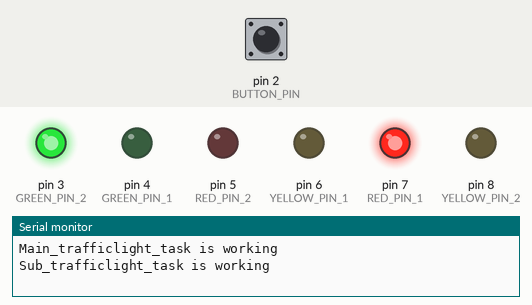
Recording of a sketch running on a simulated Arduino Uno, built with avr-gcc and run on an emulated ATmega328P. Parts: output pins drawn as LEDs (lit = HIGH), the last lines printed to the serial monitor. The inputs (shaded band) are chosen by the test bench; at power-on: pin 2 (BUTTON_PIN) HIGH. At 8.5 s the program stops and its outputs stay as they are.

Above: at 5.0 s.
5.1 s: pin 2 (BUTTON_PIN) pulled LOW for 0.15 s
At 6.3 s:
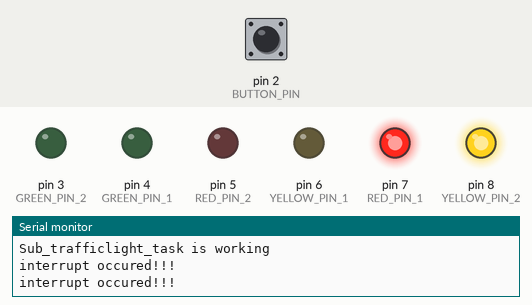
At 7.5 s:
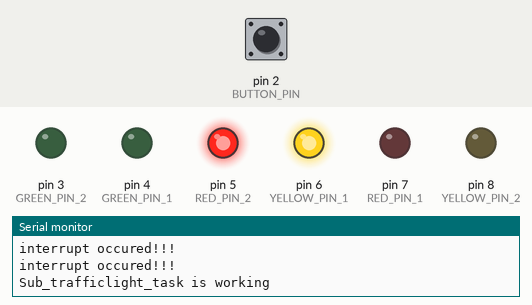
8.2 s: pin 2 (BUTTON_PIN) driven LOW
At 8.7 s:
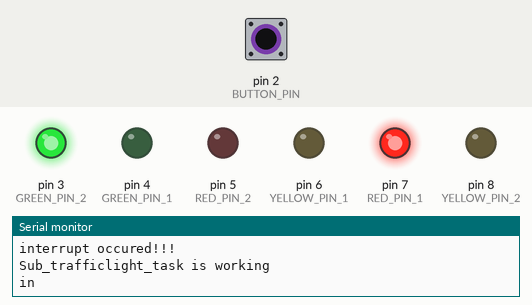
Timing chart, 0 to 10.0 s (numbered marks = the images above; inputs shaded):
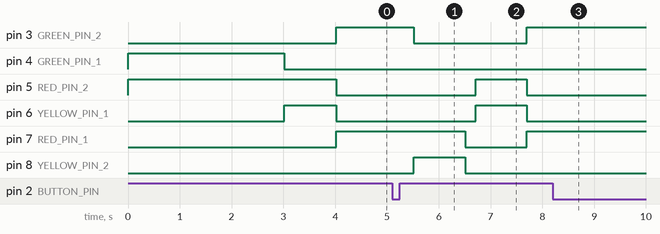

Measured:
- after the input at 5.1 s, pin 4 (GREEN_PIN_1): stays LOW (without the input it goes to HIGH after 1.5 s); pin 5 (RED_PIN_2): LOW → HIGH after 1.6 s instead of 1.5 s; pin 6 (YELLOW_PIN_1): LOW → HIGH after 1.6 s, → LOW 0.99 s later
- after the input at 8.2 s, pin 3 (GREEN_PIN_2): stays HIGH (without the input it goes to LOW after 1.0 s); pin 8 (YELLOW_PIN_2): stays LOW (without the input it goes to HIGH after 1.0 s)

The sketch:

semaphore_traffic_lights.ino
```cpp
#include <Arduino_FreeRTOS.h>
#include <task.h>
#include <semphr.h>
#define RED_PIN_1 7
#define YELLOW_PIN_1 6
#define GREEN_PIN_1 4
#define RED_PIN_2 5
#define YELLOW_PIN_2 8
#define GREEN_PIN_2 3
#define BUTTON_PIN 2
volatile int buttonFlag;
int lastButtonState = 1;
long unsigned int lastPress;
int debounceTime = 20;
TaskHandle_t task1Handle;   //create handles for task1
// Define the delay times for the traffic light phases
#define PHASE_1_DELAY 3000  // Green light for street 1
#define PHASE_2_DELAY 1000  // Yellow light for street 1
#define PHASE_3_DELAY 1500  // Red light for street 1, green light for street 2
#define PHASE_4_DELAY 1000  // Yellow light for street 2

// Declare the semaphore to prioritize the narrow street
SemaphoreHandle_t mySemaphore;

void Main_trafficlight_task(void* pvParameters) {
  while (1) {

      // Wait for the semaphore to be released
      xSemaphoreTake(mySemaphore, portMAX_DELAY);
      Serial.println("Main_trafficlight_task is working");

      // Phase 1: Green light for street 1
      digitalWrite(GREEN_PIN_1, HIGH);
      digitalWrite(RED_PIN_2, HIGH);
      vTaskDelay(pdMS_TO_TICKS(PHASE_1_DELAY));

      //Release the semaphore
      xSemaphoreGive(mySemaphore);
      delay(100);
  }
}

void Sub_trafficlight_task(void* pvParameters) {
  while (1) {
    // Wait for the semaphore to be released
      xSemaphoreTake(mySemaphore, portMAX_DELAY);
      Serial.println("Sub_trafficlight_task is working");

      // Reset all the lights
      digitalWrite(GREEN_PIN_1, LOW);
      digitalWrite(YELLOW_PIN_1, LOW);
      digitalWrite(RED_PIN_1, LOW);
      digitalWrite(GREEN_PIN_2, LOW);
      digitalWrite(YELLOW_PIN_2, LOW);
      digitalWrite(RED_PIN_2, LOW);

      // Phase 2: Yellow light for street 1
      digitalWrite(YELLOW_PIN_1, HIGH);
      digitalWrite(RED_PIN_2, HIGH);
      vTaskDelay(pdMS_TO_TICKS(PHASE_2_DELAY));

      // Phase 3: Red light for street 1, green light for street 2
      digitalWrite(YELLOW_PIN_1, LOW);
      digitalWrite(RED_PIN_1, HIGH);
      digitalWrite(RED_PIN_2, LOW);
      digitalWrite(GREEN_PIN_2, HIGH);
      vTaskDelay(pdMS_TO_TICKS(PHASE_3_DELAY));

      // Phase 4: Yellow light for street 2
      digitalWrite(GREEN_PIN_2, LOW);
      digitalWrite(YELLOW_PIN_2, HIGH);
      vTaskDelay(pdMS_TO_TICKS(PHASE_4_DELAY));

      // Reset all the lights
      digitalWrite(GREEN_PIN_1, LOW);
      digitalWrite(YELLOW_PIN_1, LOW);
      digitalWrite(RED_PIN_1, LOW);
      digitalWrite(GREEN_PIN_2, LOW);
      digitalWrite(YELLOW_PIN_2, LOW);
      digitalWrite(RED_PIN_2, LOW);

      // Release the semaphore
      xSemaphoreGive(mySemaphore);
      delay(200);
  }
}
// Task function for the button control
void buttonTask(void* pvParameters) {
  while(1){

    if((millis() - lastPress) > debounceTime && buttonFlag)
    {
      lastPress = millis();
      if(digitalRead(BUTTON_PIN) == 0 && lastButtonState == 1)
      {
        lastButtonState = 0;
        Serial.println("pressed");
      }
      else if(digitalRead(BUTTON_PIN) == 1 && lastButtonState == 0)
      {
        lastButtonState = 1;
      }
      buttonFlag = 0;
    }
  }
}

void setup() {
  Serial.begin(9600);
  pinMode(RED_PIN_1, OUTPUT);
  pinMode(YELLOW_PIN_1, OUTPUT);
  pinMode(GREEN_PIN_1, OUTPUT);
  pinMode(RED_PIN_2, OUTPUT);
  pinMode(YELLOW_PIN_2, OUTPUT);
  pinMode(GREEN_PIN_2, OUTPUT);
  pinMode(BUTTON_PIN, INPUT);

  attachInterrupt(digitalPinToInterrupt (BUTTON_PIN),ISR_button , CHANGE);

  // Initialize the semaphore with a count of 1
  mySemaphore = xSemaphoreCreateCounting(1, 1);

  // Create the tasks
  xTaskCreate(Main_trafficlight_task, "Main_trafficlight_task", 128, NULL, 0, NULL);
  xTaskCreate(Sub_trafficlight_task, "Sub_trafficlight_task", 128, NULL,1, NULL);
  xTaskCreate(buttonTask, "buttonTask", 128, NULL, 0, NULL);

  // Start the scheduler
  vTaskStartScheduler();
}
void ISR_button()
{
  Serial.println("interrupt occured!!!");
  buttonFlag = 1;
  BaseType_t xHigherPriorityTaskWoken = pdFALSE;
  vTaskSuspend(task1Handle); // suspend task1
  xSemaphoreGiveFromISR(mySemaphore, &xHigherPriorityTaskWoken);
  if (xHigherPriorityTaskWoken) {
    portYIELD_FROM_ISR();
  }
}
void loop() {
  // Nothing to do here
}
```
